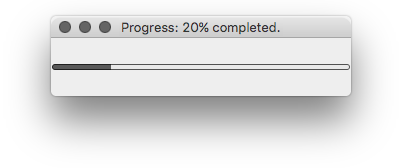
%> input picture Script/utils/downloaded/ParforProgMon-master/progress_bar.png, 405 x 168 px
$ octave --eval "result = localContrastMap(imread('downloaded/ParforProgMon-master/progress_bar.png'));"   (GNU Octave 9; MATLAB toolbox functions it lacks are replaced by stand-ins)
%> lines starting %> are read from the running program, lines starting %| are printed output that depends on the picture
function [contrastMap,luminanceMap] = localContrastMap(img)
% Computes local contrast and luminance maps by dividing the image into
% a grid and evaluating the standard deviation and mean intensity within
% each padded region.
%

gridSize = 50;
outputSize = [400, 400];
padFraction = 0.5;

imgGray = rgb2gray(img);
imgGray = im2double(imgGray);
%> imgGray: size 168x405 double
imgGray = imresize(imgGray, outputSize,'bilinear');
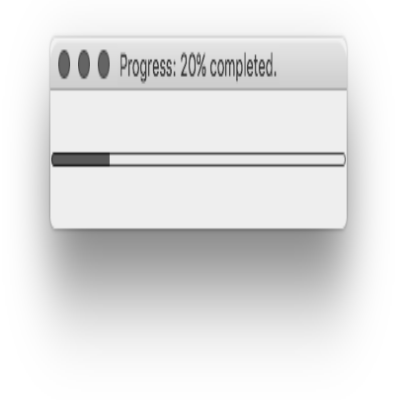
%> imgGray: size 400x400 double; min 0.13, max 1, mean 0.888

[H, W] = size(imgGray);
%> H = 400; W = 400
gridPixH = H / gridSize;
%> gridPixH = 8
gridPixW = W / gridSize;
%> gridPixW = 8
padH = round(gridPixH * padFraction);
%> padH = 4
padW = round(gridPixW * padFraction);
%> padW = 4
imgGray = padarray(imgGray, [padH, padW], 0.5, 'both');
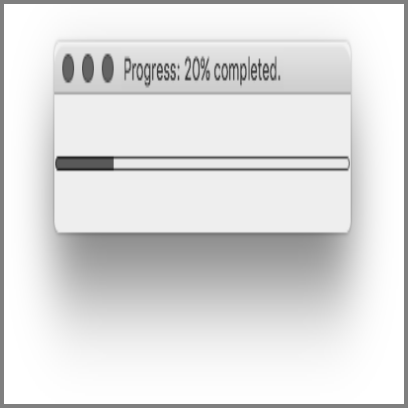
%> imgGray: size 408x408 double; min 0.13, max 1, mean 0.873
imgGray = imgGray.^2;
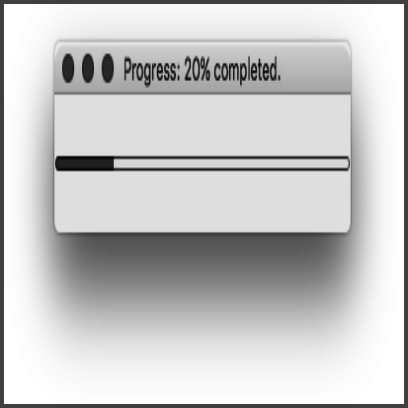
%> imgGray: size 408x408 double; min 0.0168, max 1, mean 0.785

contrastMap = zeros(gridSize, gridSize);
luminanceMap = zeros(gridSize, gridSize);
for i = 1:gridSize
    for j = 1:gridSize
        rowStart = round((i-1)*gridPixH + 1);
        rowEnd   = round(i*gridPixH + padH*2);
        colStart = round((j-1)*gridPixW + 1);
        colEnd   = round(j*gridPixW + padW*2);
        block = imgGray(rowStart:rowEnd, colStart:colEnd);
        contrastMap(i,j) = std(block(:));
        luminanceMap(i,j) = mean(block(:));
    end
end
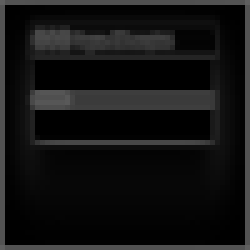
%> contrastMap: size 50x50 double (shown 5 times larger); min 0, max 0.373, mean 0.0741
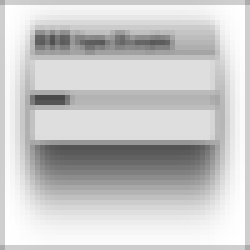
%> luminanceMap: size 50x50 double (shown 5 times larger); min 0.29, max 1, mean 0.792

end
